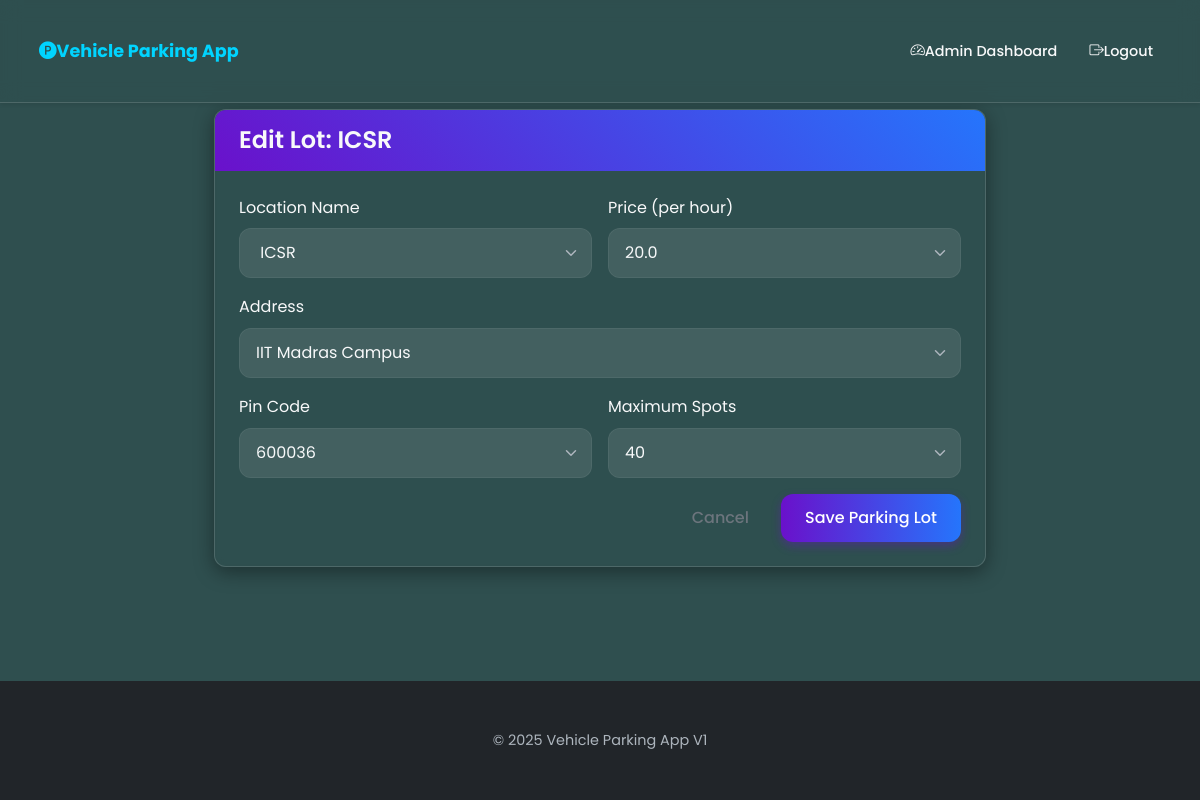
The page /admin/lot/1/edit (signed in) on the database its author committed.
### app/models.py (models this page shows, shortened)
class ParkingLot(db.Model):
    id = db.Column(db.Integer, primary_key=True)
    prime_location_name = db.Column(db.String(100), nullable=False)
    price = db.Column(db.Float, nullable=False) # Price per unit time
    address = db.Column(db.String(200), nullable=False)
    pin_code = db.Column(db.String(10), nullable=False)
    maximum_number_of_spots = db.Column(db.Integer, nullable=False)
    spots = db.relationship('ParkingSpot', backref='parking_lot', lazy=True, cascade='all, delete-orphan')

### app/routes.py (the view, shortened to what this page needs)
@bp.route('/admin/lot/<int:lot_id>/edit', methods=['GET', 'POST'])
@login_required
def edit_parking_lot(lot_id):
    if not current_user.is_admin: return redirect(url_for('main.index'))
    parking_lot = ParkingLot.query.get_or_404(lot_id)
    original_spot_count = parking_lot.maximum_number_of_spots
    form = ParkingLotForm(obj=parking_lot) # Pre-populate form
    return render_template('create_edit_lot.html', title='Edit Parking Lot', form=form, legend=f'Edit Lot: {parking_lot.prime_location_name}', lot=parking_lot)

### app/forms.py
class ParkingLotForm(FlaskForm):
    prime_location_name = StringField('Location Name', validators=[DataRequired(), Length(max=100)])
    price = FloatField('Price (per hour)', validators=[DataRequired(), NumberRange(min=0)])
    address = StringField('Address', validators=[DataRequired(), Length(max=200)])
    pin_code = StringField('Pin Code', validators=[DataRequired(), Length(min=5, max=10)])
    maximum_number_of_spots = IntegerField('Maximum Spots', validators=[DataRequired(), NumberRange(min=1)])
    submit = SubmitField('Save Parking Lot')

### app/__init__.py (called while the page is built)
@login_manager.user_loader
def load_user(user_id):
    from app.models import User
    return User.query.get(int(user_id))

### app/templates/create_edit_lot.html (shortened to what this page needs)
{% extends "base.html" %}
{% import "bootstrap_wtf.html" as wtf %} {% block title %}{{ title }}{% endblock %}
{% block content %}
<div class="row justify-content-center">
    <div class="col-md-8">
        <div class="card">
            <div class="card-header bg-primary text-white">
                <h4 class="mb-0">{{ legend }}</h4> </div>
            <div class="card-body p-4">
                 <form method="POST" novalidate>
                    {{ form.hidden_tag() }} <fieldset class="mb-3">
                        <div class="row g-3">
                            <div class="col-md-6">
                                {{ form.prime_location_name.label(class="form-label") }}
                                {{ form.prime_location_name(class="form-control") }}
                            </div>
                             <div class="col-md-6">
                                {{ form.price.label(class="form-label") }}
                                {{ form.price(class="form-control", type="number", step="0.01") }}
                            </div>
                             <div class="col-12">
                                {{ form.address.label(class="form-label") }}
                                {{ form.address(class="form-control") }}
                            </div>
                             <div class="col-md-6">
                                {{ form.pin_code.label(class="form-label") }}
                                {{ form.pin_code(class="form-control") }}
                            </div>
                             <div class="col-md-6">
                                {{ form.maximum_number_of_spots.label(class="form-label") }}
                                {{ form.maximum_number_of_spots(class="form-control", type="number", step="1") }}
                            </div>
                        </div>
                    </fieldset>
                    <div class="d-grid gap-2 d-md-flex justify-content-md-end">
                         <a href="{{ url_for('main.admin_dashboard') }}" class="btn btn-outline-secondary">Cancel</a>
                         {{ form.submit(class="btn btn-primary") }}
                    </div>
                </form>
            </div>
        </div>
    </div>
</div>
{% endblock %}

### app/static/css/styles.css (style rules this page uses)
:root { --primary-color: #6a11cb; --secondary-color: #2575fc; --accent-color: #00d4ff; --background-color: #2F4F4F; --surface-color: #FFFFFF; --text-color: #f8f9fa; --text-muted-color: #adb5bd; --border-color: rgba(255, 255, 255, 0.15); --shadow-color: rgba(0, 0, 0, 0.4); --success-color: #28a745; --danger-color: #dc3545; --warning-color: #ffc107; --info-color: #17a2b8; --text-color-light: #f8f9fa; --border-radius: 12px; --transition-speed: 0.3s; }
body { font-family: 'Poppins', sans-serif; background: var(--background-color); color: var(--text-color); line-height: 1.6; margin: 0; padding-top: 85px; display: flex; flex-direction: column; min-height: 100vh; }
h1, h2, h3, h4, h5, h6 { font-weight: 600; margin-bottom: 1rem; color: var(--text-color-light); }
a { color: var(--secondary-color); text-decoration: none; transition: color var(--transition-speed) ease; }
.card { background: rgba(47, 79, 79, 0.9); border: 1px solid var(--border-color); border-radius: var(--border-radius); box-shadow: 0 5px 20px var(--shadow-color); margin-bottom: 1.5rem; overflow: hidden; transition: transform var(--transition-speed) ease, box-shadow var(--transition-speed) ease; backdrop-filter: blur(5px); -webkit-backdrop-filter: blur(5px); }
.card-header { background: linear-gradient(90deg, var(--primary-color), var(--secondary-color)); color: white; font-weight: 600; padding: 1rem 1.5rem; border-bottom: none; }
.card-body { padding: 1.5rem; color: var(--text-color-light); }
.card-body p, .card-body span, .card-body div { color: var(--text-color-light); }
.btn { border-radius: var(--border-radius); padding: 0.75rem 1.5rem; font-weight: 500; border: none; transition: all var(--transition-speed) ease; cursor: pointer; position: relative; overflow: hidden; z-index: 1; }
.btn::before { content: ''; position: absolute; top: 0; left: 0; width: 100%; height: 100%; background: rgba(255, 255, 255, 0.2); opacity: 0; transition: opacity var(--transition-speed) ease; z-index: -1; }
.btn-primary { background: linear-gradient(90deg, var(--primary-color), var(--secondary-color)); color: white; box-shadow: 0 4px 10px rgba(106, 17, 203, 0.4); }
.form-control, .form-select { border-radius: var(--border-radius); border: 1px solid var(--border-color); padding: 0.75rem 1rem; transition: border-color var(--transition-speed) ease, box-shadow var(--transition-speed) ease; background-color: rgba(255, 255, 255, 0.1); color: var(--text-color-light); background-repeat: no-repeat; background-position: right 0.75rem center; background-size: 16px 12px; appearance: none; -webkit-appearance: none; -moz-appearance: none; }
.form-control::placeholder { color: var(--text-muted-color); opacity: 1; }
.bg-primary { background: linear-gradient(45deg, var(--primary-color), var(--secondary-color)); color: white; }
.p-4 { padding: 1.5rem !important; }
.card, .alert, .table { animation: fadeIn 0.5s ease-out forwards; }
body, .card, .btn, .form-control, .form-select, .table, .navbar { text-shadow: none; }

### rows shown on the page
ParkingLot: prime_location_name "ICSR", price "20.0", address "IIT Madras Campus", pin_code "600036", maximum_number_of_spots "40"

### other values the page prints
{{ legend }} "Edit Lot: ICSR"
